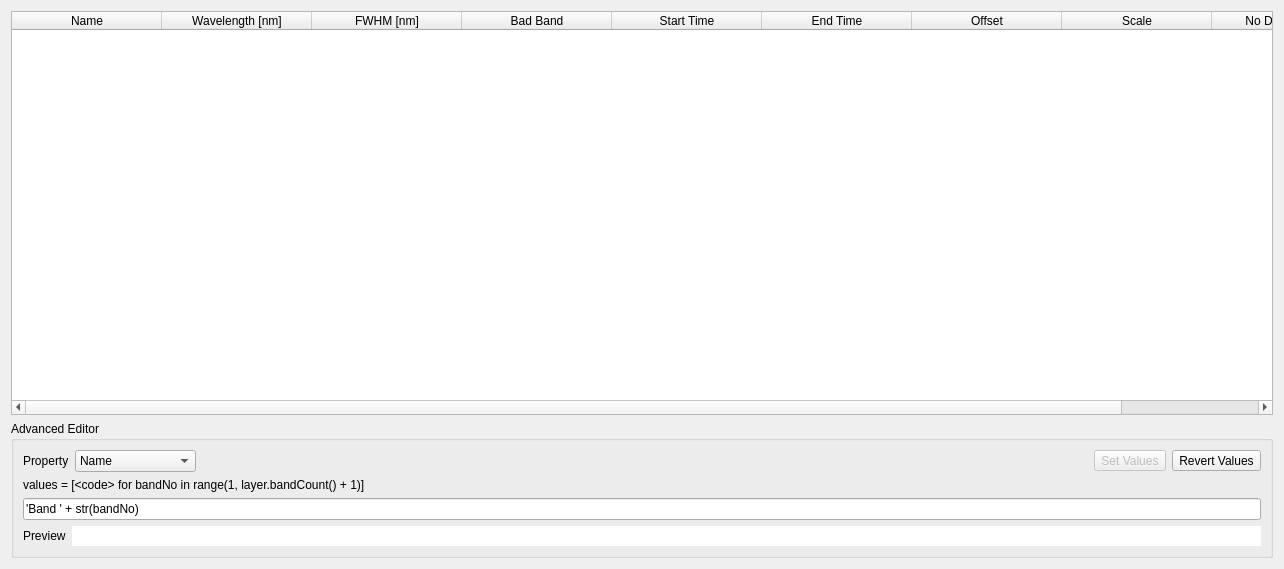
<?xml version="1.0" encoding="UTF-8"?>
<ui version="4.0">
 <class>Form</class>
 <widget class="QWidget" name="Form">
  <property name="geometry">
   <rect>
    <x>0</x>
    <y>0</y>
    <width>1284</width>
    <height>569</height>
   </rect>
  </property>
  <property name="windowTitle">
   <string>Raster Band Properties</string>
  </property>
  <layout class="QVBoxLayout" name="verticalLayout_2">
   <item>
    <widget class="QTableWidget" name="mTable">
     <attribute name="horizontalHeaderDefaultSectionSize">
      <number>150</number>
     </attribute>
     <attribute name="horizontalHeaderStretchLastSection">
      <bool>true</bool>
     </attribute>
     <column>
      <property name="text">
       <string>Name</string>
      </property>
     </column>
     <column>
      <property name="text">
       <string>Wavelength [nm]</string>
      </property>
     </column>
     <column>
      <property name="text">
       <string>FWHM [nm]</string>
      </property>
     </column>
     <column>
      <property name="text">
       <string>Bad Band</string>
      </property>
     </column>
     <column>
      <property name="text">
       <string>Start Time</string>
      </property>
     </column>
     <column>
      <property name="text">
       <string>End Time</string>
      </property>
     </column>
     <column>
      <property name="text">
       <string>Offset</string>
      </property>
     </column>
     <column>
      <property name="text">
       <string>Scale</string>
      </property>
     </column>
     <column>
      <property name="text">
       <string>No Data Values</string>
      </property>
     </column>
    </widget>
   </item>
   <item>
    <widget class="QgsCollapsibleGroupBox" name="mGroupBox">
     <property name="minimumSize">
      <size>
       <width>0</width>
       <height>0</height>
      </size>
     </property>
     <property name="title">
      <string>Advanced Editor</string>
     </property>
     <layout class="QVBoxLayout" name="verticalLayout">
      <item>
       <layout class="QHBoxLayout" name="horizontalLayout">
        <item>
         <widget class="QLabel" name="label">
          <property name="text">
           <string>Property</string>
          </property>
         </widget>
        </item>
        <item>
         <widget class="QComboBox" name="mColumn">
          <item>
           <property name="text">
            <string>Name</string>
           </property>
          </item>
          <item>
           <property name="text">
            <string>Wavelength [nm]</string>
           </property>
          </item>
          <item>
           <property name="text">
            <string>FWHM [nm]</string>
           </property>
          </item>
          <item>
           <property name="text">
            <string>Bad Band</string>
           </property>
          </item>
          <item>
           <property name="text">
            <string>Start Time</string>
           </property>
          </item>
          <item>
           <property name="text">
            <string>End Time</string>
           </property>
          </item>
          <item>
           <property name="text">
            <string>Offset</string>
           </property>
          </item>
          <item>
           <property name="text">
            <string>Scale</string>
           </property>
          </item>
          <item>
           <property name="text">
            <string>No Data Values</string>
           </property>
          </item>
         </widget>
        </item>
        <item>
         <spacer name="horizontalSpacer">
          <property name="orientation">
           <enum>Qt::Horizontal</enum>
          </property>
          <property name="sizeHint" stdset="0">
           <size>
            <width>40</width>
            <height>20</height>
           </size>
          </property>
         </spacer>
        </item>
        <item>
         <widget class="QToolButton" name="mSetValues">
          <property name="enabled">
           <bool>false</bool>
          </property>
          <property name="text">
           <string>Set Values</string>
          </property>
         </widget>
        </item>
        <item>
         <widget class="QToolButton" name="mRevertValues">
          <property name="text">
           <string>Revert Values</string>
          </property>
         </widget>
        </item>
       </layout>
      </item>
      <item>
       <widget class="QLabel" name="label_3">
        <property name="text">
         <string>&lt;html&gt;&lt;head/&gt;&lt;body&gt;&lt;p&gt;&lt;span style=&quot; font-family:'Courier New';&quot;&gt;values = [&amp;lt;code&amp;gt; for bandNo in range(1, layer.bandCount() + 1)]&lt;/span&gt;&lt;/p&gt;&lt;/body&gt;&lt;/html&gt;</string>
        </property>
       </widget>
      </item>
      <item>
       <widget class="QLineEdit" name="mCode">
        <property name="text">
         <string>'Band ' + str(bandNo)</string>
        </property>
       </widget>
      </item>
      <item>
       <layout class="QHBoxLayout" name="horizontalLayout_2">
        <item>
         <widget class="QLabel" name="label_2">
          <property name="text">
           <string>Preview</string>
          </property>
         </widget>
        </item>
        <item>
         <widget class="QLineEdit" name="mPreview">
          <property name="enabled">
           <bool>true</bool>
          </property>
          <property name="autoFillBackground">
           <bool>false</bool>
          </property>
          <property name="frame">
           <bool>false</bool>
          </property>
          <property name="readOnly">
           <bool>true</bool>
          </property>
         </widget>
        </item>
       </layout>
      </item>
     </layout>
    </widget>
   </item>
  </layout>
 </widget>
 <customwidgets>
  <customwidget>
   <class>QgsCollapsibleGroupBox</class>
   <extends>QGroupBox</extends>
   <header>qgscollapsiblegroupbox.h</header>
   <container>1</container>
  </customwidget>
 </customwidgets>
 <resources>
  <include location="../qpsresources.qrc"/>
 </resources>
 <connections/>
</ui>
